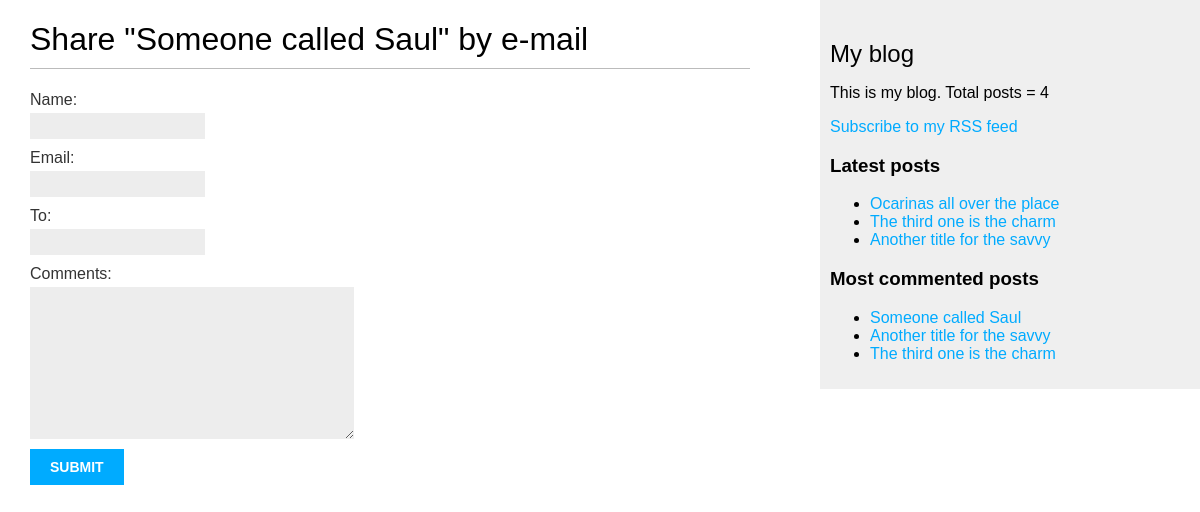
Screenshot of /blog/1/share/ with the database file from the repository.
### vgb_blog/models.py (models this page shows, shortened)
class Post(models.Model):
    STATUS_CHOICES = (
        ('draft', 'Draft'),
        ('published', 'Published'),
    )
    title = models.CharField(max_length=250)
    slug = models.SlugField(max_length=250, unique_for_date='publish')
    author = models.ForeignKey(User, on_delete=models.CASCADE, related_name='blog_posts')
    body = models.TextField()
    publish = models.DateTimeField(default=timezone.now)
    created = models.DateTimeField(auto_now_add=True)
    updated = models.DateTimeField(auto_now=True)
    status = models.CharField(max_length=10, choices=STATUS_CHOICES, default='draft')
    objects = models.Manager()
    published = PublishedManager()
    tags = TaggableManager()
    class Meta:
        ordering = ('-publish',)
    def get_absolute_url(self):
        return reverse('blog:post_detail', args=[self.publish.year, self.publish.month, self.publish.day, self.slug])

### vgb_blog/views.py (the view)
# urls.py: path('<int:post_id>/share/', views.post_share, name='post_share'),
def post_share(request, post_id):
    post = get_object_or_404(Post, id=post_id, status='published')
    sent = False
    if request.method == 'POST':
        form = EmailPostForm(request.POST)
        if form.is_valid():
            cd = form.cleaned_data
            post_url = request.build_absolute_uri(post.get_absolute_url())
            subject = f'{cd["name"]} recommends you read {post.title}'
            message = f'Read {post.title} at {post_url}\n\n' f'{cd["name"]}\' comments: {cd["comments"]}'
            send_mail(subject, message, 'admin@vgbassoonist.com', [cd["to"]])
            sent = True
    else:
        form = EmailPostForm()
    context = {
        'post':post,
        'form': form,
        'sent': sent
        }
    return render(request, 'blog/post/share.html', context)

### vgb_blog/forms.py
class EmailPostForm(forms.Form):
    name = forms.CharField(max_length=25)
    email = forms.EmailField()
    to = forms.EmailField()
    comments = forms.CharField(required=False, widget=forms.Textarea)

### vgb_blog/models.py (called while the page is built)
    def get_queryset(self):
        return super(PublishedManager, self).get_queryset().filter(status='published')

### vgb_blog/templatetags/blog_tags.py (called while the page is built)
@register.simple_tag
def get_most_commented_posts(count=5):
    return Post.published.annotate(total_comments=Count('comments')).order_by('-total_comments')[:count]

@register.simple_tag
def total_posts():
    return Post.published.count()

@register.inclusion_tag('blog/post/latest_posts.html')
def show_latest_posts(count=5):
    latest_posts = Post.published.order_by('-publish')[:count]
    return {'latest_posts': latest_posts}

### vgb_blog/templates/blog/post/share.html (shortened to what this page needs)
{% extends 'blog/base.html' %}
{% block content %}
  {% if sent %}
    <h1>E-mail successfully sent</h1>
    <p>
      "{{ post.title }}" was successfully sent to {{ form.cleaned_data.to }}.
    </p>
  {% else %}
    <h1>Share "{{ post.title }}" by e-mail</h1>
    <form action="" method="post">
      {{ form.as_p }}
      <input type="submit" valu="Send e-mail">
    </form>
  {% endif %}
{% endblock content %}

### vgb_blog/templates/blog/base.html (shortened to what this page needs)
{% load static %}
{% load blog_tags %}
<!DOCTYPE html>
<html lang="en">
<head>
  <link rel="stylesheet" href="{% static 'blog/css/blog.css' %}">
</head>
<body>
  <div id="content">
    {% block content %}
    {% endblock %}
  </div>
  <div id="sidebar">
    <h2>My blog</h2>
    <p>This is my blog. Total posts = {% total_posts %}</p>
    <p>
      <a href="{% url 'blog:post_feed' %}">Subscribe to my RSS feed</a>
    </p>
    <h3>Latest posts</h3>
    {% show_latest_posts 3 %}
    <h3>Most commented posts</h3>
    {% get_most_commented_posts 3 as most_commented_posts %}
    <ul>
      {% for post in most_commented_posts %}
        <li>
          <a href="{{ post.get_absolute_url }}">{{ post.title }}</a>
        </li>
      {% endfor %}
    </ul>
  </div>
</body>
</html>

### vgb_blog/templates/blog/post/latest_posts.html
<ul>
{% for post in latest_posts %}
  <li>
    <a href="{{ post.get_absolute_url }}">{{ post.title }}</a>
  </li>
{% endfor %}
</ul>

### vgb_blog/static/blog/css/blog.css (style rules this page uses)
body { margin:0; padding:0; font-family:helvetica, sans-serif; }
a { color:#00abff; text-decoration:none; }
h1 { font-weight:normal; border-bottom:1px solid #bbb; padding:0 0 10px 0; }
h2 { font-weight:normal; margin:30px 0 0; }
#content { float:left; width:60%; padding:0 0 0 30px; }
#sidebar { float:right; width:30%; padding:10px; background:#efefef; height:100%; }
label { float:left; clear:both; color:#333; margin-bottom:4px; }
input, textarea { clear:both; float:left; margin:0 0 10px; background:#ededed; border:0; padding:6px 10px; font-size:12px; }
input[type=submit] { font-weight:bold; background:#00abff; color:#fff; padding:10px 20px; font-size:14px; text-transform:uppercase; }

### rows the page displays
Post: title "Someone called Saul"
Post: title "Ocarinas all over the place"
Post: title "The third one is the charm"
Post: title "Another title for the savvy"
